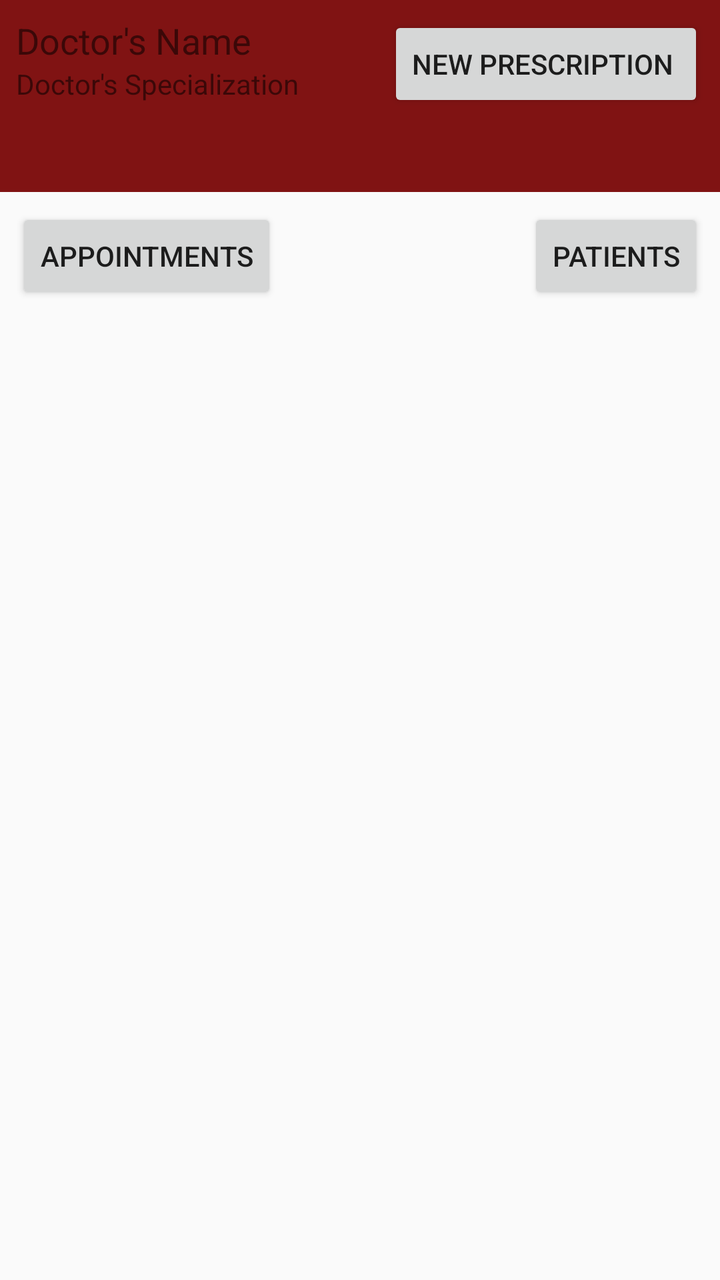
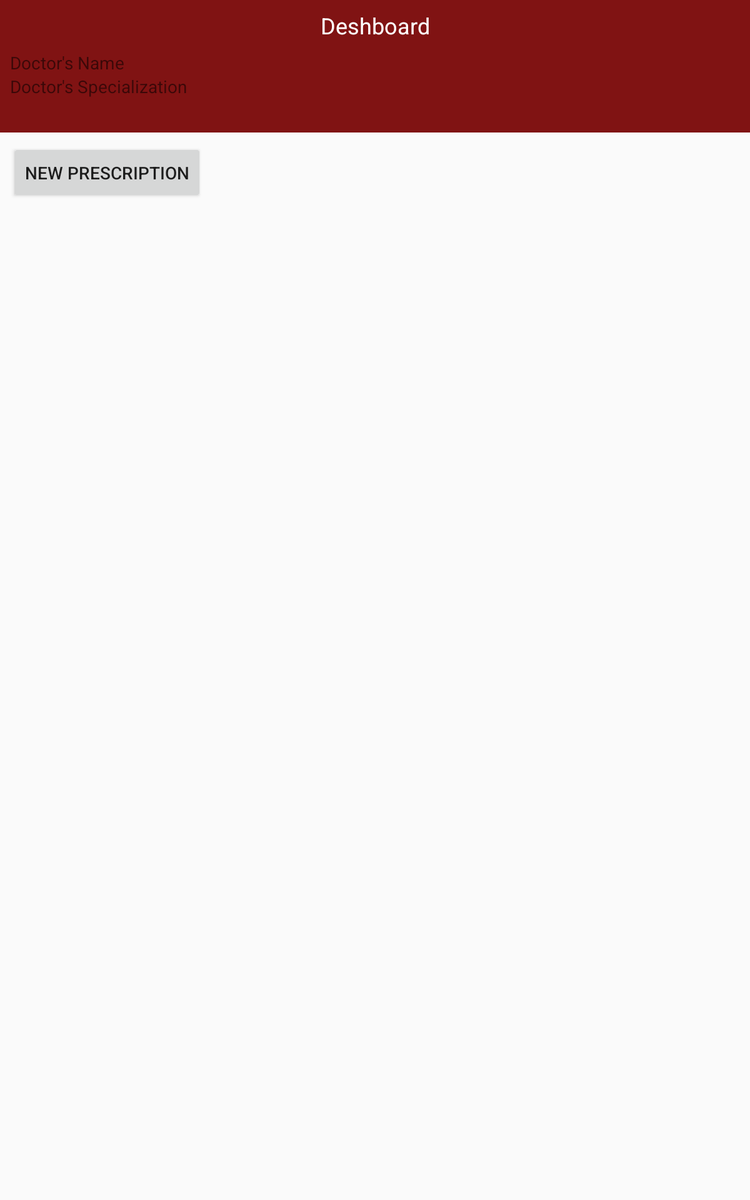

Two renders of one Android screen. The first uses the default layout on a phone; the second uses the alternative layout the repository ships for a different screen configuration, on a matching device. The two XML files are below.
<!-- AndroidManifest.xml: application theme AppTheme -->
<!-- res/layout/activity_doctors_landing.xml -->
<?xml version="1.0" encoding="utf-8"?>
<android.support.constraint.ConstraintLayout xmlns:android="http://schemas.android.com/apk/res/android"
    xmlns:app="http://schemas.android.com/apk/res-auto"
    xmlns:tools="http://schemas.android.com/tools"
    android:layout_width="match_parent"
    android:layout_height="match_parent">

    <android.support.v7.widget.Toolbar
        android:id="@+id/toolbar"
        android:layout_width="0dp"
        android:layout_height="96dp"
        android:background="?attr/colorPrimary"
        android:minHeight="?attr/actionBarSize"
        android:theme="?attr/actionBarTheme"
        app:layout_constraintEnd_toEndOf="parent"
        app:layout_constraintStart_toStartOf="parent"
        app:layout_constraintTop_toTopOf="parent" />

    <TextView
        android:id="@+id/Doctorname_id"
        android:layout_width="wrap_content"
        android:layout_height="wrap_content"
        android:layout_marginStart="8dp"
        android:layout_marginLeft="8dp"
        android:layout_marginTop="8dp"
        android:text="Doctor's Name"
        android:textSize="18sp"
        app:layout_constraintStart_toStartOf="parent"
        app:layout_constraintTop_toTopOf="@+id/toolbar" />

    <TextView
        android:id="@+id/doctorSpecilization_id"
        android:layout_width="wrap_content"
        android:layout_height="wrap_content"
        android:layout_marginStart="8dp"
        android:layout_marginLeft="8dp"
        android:text="Doctor's Specialization"
        app:layout_constraintStart_toStartOf="@+id/toolbar"
        app:layout_constraintTop_toBottomOf="@+id/Doctorname_id" />

    <Button
        android:id="@+id/appoinment_list_id"
        android:layout_width="wrap_content"
        android:layout_height="wrap_content"
        android:layout_marginStart="8dp"
        android:layout_marginLeft="8dp"
        android:layout_marginTop="8dp"
        android:text="Appointments"
        app:layout_constraintStart_toStartOf="parent"
        app:layout_constraintTop_toBottomOf="@+id/toolbar" />

    <TextView
        android:id="@+id/test_deshboard_id"
        android:layout_width="wrap_content"
        android:layout_height="wrap_content"
        android:layout_marginStart="8dp"
        android:layout_marginLeft="8dp"
        android:layout_marginTop="8dp"
        android:layout_marginEnd="8dp"
        android:layout_marginRight="8dp"
        android:layout_marginBottom="8dp"
        app:layout_constraintBottom_toBottomOf="parent"
        app:layout_constraintEnd_toEndOf="parent"
        app:layout_constraintStart_toStartOf="parent"
        app:layout_constraintTop_toBottomOf="@+id/toolbar" />

    <Button
        android:id="@+id/patient_list_id"
        android:layout_width="wrap_content"
        android:layout_height="wrap_content"
        android:layout_marginTop="8dp"
        android:layout_marginEnd="8dp"
        android:layout_marginRight="8dp"
        android:text="patients"
        app:layout_constraintEnd_toEndOf="parent"
        app:layout_constraintTop_toBottomOf="@+id/toolbar" />

    <ScrollView
        android:layout_width="395dp"
        android:layout_height="582dp"
        android:layout_marginStart="8dp"
        android:layout_marginLeft="8dp"
        android:layout_marginTop="8dp"
        android:layout_marginEnd="8dp"
        android:layout_marginRight="8dp"
        app:layout_constraintEnd_toEndOf="parent"
        app:layout_constraintStart_toStartOf="parent"
        app:layout_constraintTop_toBottomOf="@+id/patient_list_id">

        <LinearLayout
            android:layout_width="match_parent"
            android:layout_height="wrap_content"
            android:orientation="vertical" />
    </ScrollView>

    <Button
        android:id="@+id/doctor_landing_add_prescription_button_id"
        android:layout_width="wrap_content"
        android:layout_height="wrap_content"
        android:layout_marginTop="8dp"
        android:layout_marginEnd="8dp"
        android:text="New prescription "
        app:layout_constraintEnd_toEndOf="parent"
        app:layout_constraintTop_toTopOf="parent" />

</android.support.constraint.ConstraintLayout>
<!-- resources referenced by this layout -->
<resources>
  <style name="AppTheme" parent="Theme.AppCompat.Light.NoActionBar">
          <item name="colorPrimary">@color/colorPrimary</item>
          <item name="colorPrimaryDark">@color/colorPrimaryDark</item>
          <item name="colorAccent">@color/colorAccent</item>
      </style>
  <color name="colorPrimary">#801313</color>
  <color name="colorPrimaryDark">#801313</color>
  <color name="colorAccent">#801313</color>
</resources>
<!-- res/layout-sw600dp/activity_doctors_landing.xml (the repository's variant of the layout above) -->
<!-- drawn on a 7-inch tablet held upright -->
<?xml version="1.0" encoding="utf-8"?>
<android.support.constraint.ConstraintLayout xmlns:android="http://schemas.android.com/apk/res/android"
    xmlns:app="http://schemas.android.com/apk/res-auto"
    xmlns:tools="http://schemas.android.com/tools"
    android:layout_width="match_parent"
    android:layout_height="match_parent">

    <android.support.v7.widget.Toolbar
        android:id="@+id/toolbar"
        android:layout_width="0dp"
        android:layout_height="106dp"
        android:background="?attr/colorPrimary"
        android:minHeight="?attr/actionBarSize"
        android:theme="?attr/actionBarTheme"
        app:layout_constraintEnd_toEndOf="parent"
        app:layout_constraintStart_toStartOf="parent"
        app:layout_constraintTop_toTopOf="parent" />

    <TextView
        android:id="@+id/textView2"
        android:layout_width="wrap_content"
        android:layout_height="wrap_content"
        android:layout_marginStart="8dp"
        android:layout_marginLeft="8dp"
        android:layout_marginTop="8dp"
        android:layout_marginEnd="8dp"
        android:layout_marginRight="8dp"
        android:text="Deshboard"
        android:textAppearance="@style/TextAppearance.AppCompat.Caption"
        android:textColor="#ffffff"
        android:textSize="18sp"
        app:layout_constraintEnd_toEndOf="parent"
        app:layout_constraintStart_toStartOf="parent"
        app:layout_constraintTop_toTopOf="parent" />

    <TextView
        android:id="@+id/Doctorname_id"
        android:layout_width="wrap_content"
        android:layout_height="wrap_content"
        android:layout_marginStart="8dp"
        android:layout_marginLeft="8dp"
        android:layout_marginTop="8dp"
        android:text="Doctor's Name"
        android:textSize="14sp"
        app:layout_constraintStart_toStartOf="parent"
        app:layout_constraintTop_toBottomOf="@+id/textView2" />

    <TextView
        android:id="@+id/doctorSpecilization_id"
        android:layout_width="wrap_content"
        android:layout_height="wrap_content"
        android:layout_marginStart="8dp"
        android:layout_marginLeft="8dp"
        android:text="Doctor's Specialization"
        app:layout_constraintStart_toStartOf="@+id/toolbar"
        app:layout_constraintTop_toBottomOf="@+id/Doctorname_id" />

    <ImageView
        android:id="@+id/imageView5"
        android:layout_width="61dp"
        android:layout_height="59dp"
        android:layout_marginTop="32dp"
        android:layout_marginEnd="16dp"
        android:layout_marginRight="16dp"
        app:layout_constraintEnd_toEndOf="@+id/toolbar"
        app:layout_constraintTop_toTopOf="parent"
        tools:srcCompat="@tools:sample/avatars[0]" />

    <Button
        android:id="@+id/button"
        android:layout_width="wrap_content"
        android:layout_height="wrap_content"
        android:layout_marginStart="8dp"
        android:layout_marginLeft="8dp"
        android:layout_marginTop="8dp"
        android:text="New Prescription"
        app:layout_constraintStart_toStartOf="parent"
        app:layout_constraintTop_toBottomOf="@+id/toolbar" />
</android.support.constraint.ConstraintLayout>
